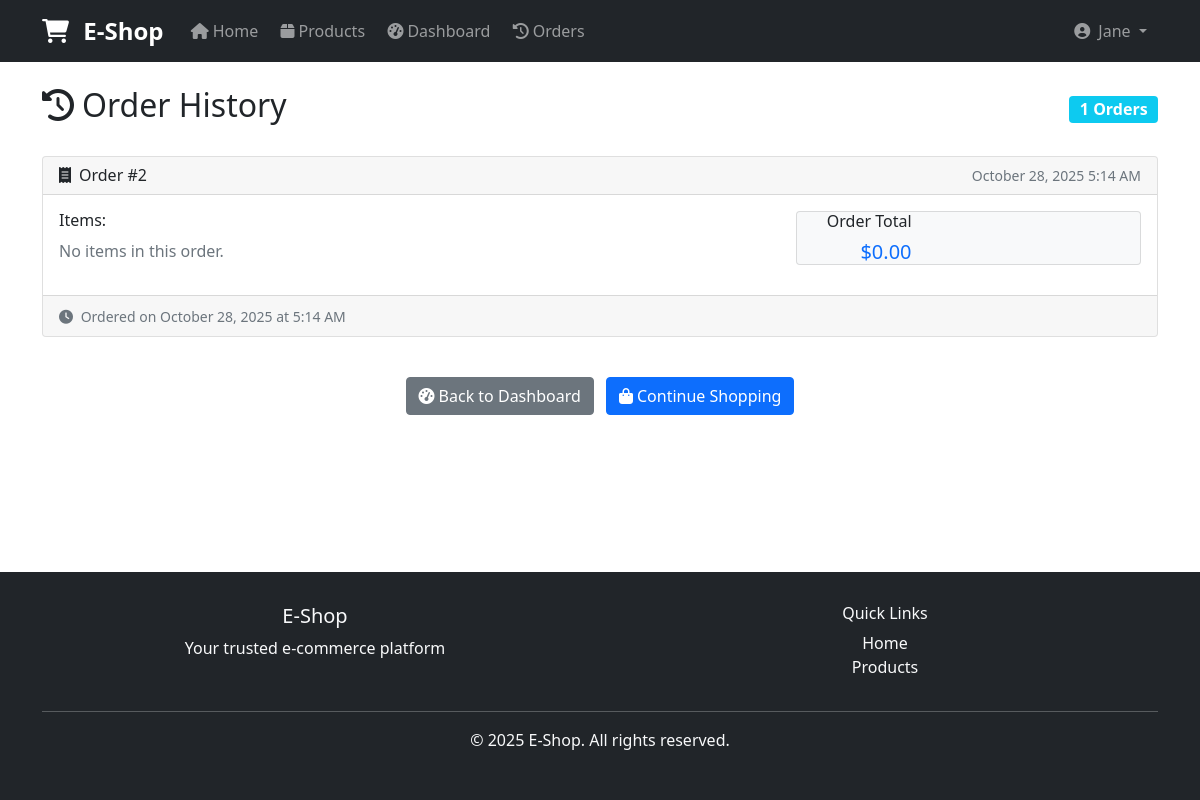
Page /store/orders/ (signed in) on the committed database.
### store/models.py (models this page shows, shortened)
class Order(models.Model):
	user = models.ForeignKey(User, on_delete=models.CASCADE)
	order_date = models.DateTimeField(auto_now_add=True)
	def get_total(self):
		total = 0
		for item in self.items.all():
			total += item.get_total_price()
		return total

### store/views.py (the view)
# urls.py: path('orders/', views.order_history_view, name='order_history'),
@login_required
def order_history_view(request):
    orders = Order.objects.filter(user=request.user).order_by('-order_date')
    context = {
        'orders': orders,
    }
    return render(request, 'store/order_history.html', context)

### templates/store/order_history.html (shortened to what this page needs)
{% extends 'base.html' %}
{% block content %}
<div class="container mt-4">
    <div class="row">
        <div class="col-12">
            <div class="d-flex justify-content-between align-items-center mb-4">
                <h2><i class="fas fa-history me-2"></i>Order History</h2>
                <span class="badge bg-info fs-6">{{ orders.count }} Orders</span>
            </div>
        </div>
    </div>
    {% if orders %}
        <div class="row">
            {% for order in orders %}
                <div class="col-12 mb-3">
                    <div class="card">
                        <div class="card-header d-flex justify-content-between align-items-center">
                            <h6 class="mb-0">
                                <i class="fas fa-receipt me-2"></i>Order #{{ order.id }}
                            </h6>
                            <small class="text-muted">{{ order.order_date|date:"F d, Y g:i A" }}</small>
                        </div>
                        <div class="card-body">
                            <div class="row">
                                <div class="col-md-8">
                                    <h6>Items:</h6>
                                    {% if order.items.all %}
                                        <ul class="list-unstyled">
                                            {% for item in order.items.all %}
                                                <li class="mb-2">
                                                    <div class="d-flex justify-content-between">
                                                        <span>
                                                            <i class="fas fa-box me-1"></i>
                                                            {{ item.product.name }}
                                                            <small class="text-muted">({{ item.quantity }}x)</small>
                                                        </span>
                                                        <span class="text-primary">
                                                            ${{ item.product.price }}
                                                        </span>
                                                    </div>
                                                </li>
                                            {% endfor %}
                                        </ul>
                                    {% else %}
                                        <p class="text-muted">No items in this order.</p>
                                    {% endif %}
                                </div>
                                <div class="col-md-4 text-end">
                                    <div class="card bg-light">
                                        <div class="col-md-4">
                                            <h6>Order Total</h6>
                                            <p class="h5 text-primary mb-0">
                                                ${{ order.get_total|floatformat:2 }}
                                            </p>
                                        </div>
                                    </div>
                                </div>
                            </div>
                        </div>
                        <div class="card-footer">
                            <small class="text-muted">
                                <i class="fas fa-clock me-1"></i>
                                Ordered on {{ order.order_date|date:"F d, Y" }} at {{ order.order_date|time:"g:i A" }}
                            </small>
                        </div>
                    </div>
                </div>
            {% endfor %}
        </div>
    {% endif %}
    <div class="row mt-4">
        <div class="col-12 text-center">
            <a href="{% url 'dashboard' %}" class="btn btn-secondary me-2">
                <i class="fas fa-tachometer-alt me-1"></i>Back to Dashboard
            </a>
            <a href="{% url 'products' %}" class="btn btn-primary">
                <i class="fas fa-shopping-bag me-1"></i>Continue Shopping
            </a>
        </div>
    </div>
</div>
{% endblock %}

### templates/base.html (shortened to what this page needs)
<!DOCTYPE html>
<html lang="en">
<head>
    <link href="https://cdn.jsdelivr.net/npm/bootstrap@5.1.3/dist/css/bootstrap.min.css" rel="stylesheet">
    <link rel="stylesheet" href="https://cdnjs.cloudflare.com/ajax/libs/font-awesome/6.0.0/css/all.min.css">
</head>
<body>
    <nav class="navbar navbar-expand-lg navbar-dark bg-dark">
        <div class="container">
            <a class="navbar-brand" href="{% url 'home' %}">
                <i class="fas fa-shopping-cart me-2"></i>
                E-Shop
            </a>
            <div class="collapse navbar-collapse" id="navbarNav">
                <ul class="navbar-nav me-auto">
                    <li class="nav-item">
                        <a class="nav-link" href="{% url 'home' %}">
                            <i class="fas fa-home me-1"></i>Home
                        </a>
                    </li>
                    <li class="nav-item">
                        <a class="nav-link" href="{% url 'products' %}">
                            <i class="fas fa-box me-1"></i>Products
                        </a>
                    </li>
                    {% if user.is_authenticated %}
                        <li class="nav-item">
                            <a class="nav-link" href="{% url 'dashboard' %}">
                                <i class="fas fa-tachometer-alt me-1"></i>Dashboard
                            </a>
                        </li>
                        <li class="nav-item">
                            <a class="nav-link" href="{% url 'order_history' %}">
                                <i class="fas fa-history me-1"></i>Orders
                            </a>
                        </li>
                    {% endif %}
                </ul>
                <ul class="navbar-nav">
                    {% if user.is_authenticated %}
                        <li class="nav-item dropdown">
                            <a class="nav-link dropdown-toggle user-greeting" href="#" id="navbarDropdown" role="button" data-bs-toggle="dropdown">
                                <i class="fas fa-user-circle me-1"></i>
                                {{ user.first_name|default:user.username }}
                            </a>
                        </li>
                    {% endif %}
                </ul>
            </div>
        </div>
    </nav>
    <main class="container-fluid">
        {% block content %}
        {% endblock %}
    </main>
    <footer class="bg-dark text-light text-center">
        <div class="container">
            <div class="row">
                <div class="col-md-6">
                    <h5>E-Shop</h5>
                    <p>Your trusted e-commerce platform</p>
                </div>
                <div class="col-md-6">
                    <h6>Quick Links</h6>
                    <ul class="list-unstyled">
                        <li><a href="{% url 'home' %}" class="text-light text-decoration-none">Home</a></li>
                        <li><a href="{% url 'products' %}" class="text-light text-decoration-none">Products</a></li>
                    </ul>
                </div>
            </div>
            <hr class="my-3">
            <p>&copy; {% now "Y" %} E-Shop. All rights reserved.</p>
        </div>
    </footer>
</body>
</html>

### templates/base.html (style rules this page uses)
.navbar-brand { font-weight: bold; font-size: 1.5rem; }
.navbar-nav .nav-link { font-weight: 500; margin: 0 0.2rem; }
footer { background-color: #f8f9fa; padding: 2rem 0; margin-top: auto; }
body { display: flex; flex-direction: column; min-height: 100vh; }
main { flex: 1; }
.user-greeting { color: #28a745; font-weight: 500; }

### rows in the picture
Order: id "2", order_date "October 28, 2025 5:14 AM", shows "No items in this order.", get_total "0.00", order_date "October 28, 2025", order_date "5:14 AM"

### other values in the picture
{{ user.first_name|default:user.username }} "Jane"
{{ orders.count }} "1"
